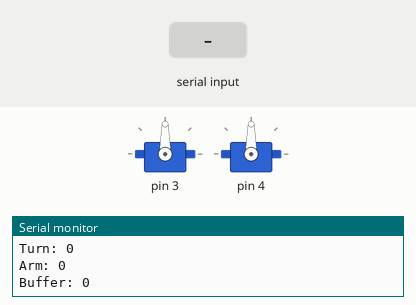
A sketch run on a simulated Arduino Leonardo, built with avr-gcc and run on an emulated ATmega32U4. Shown: 2 × servo, the last lines printed to the serial monitor. Inputs (shaded band) come from the test bench.

Above: at 1.2 s.
1.3 s: byte 90 received over Serial
At 2.0 s:
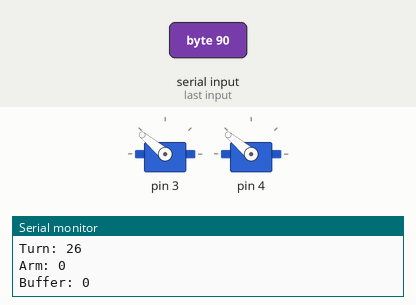
2.8 s: byte 120 received over Serial
At 4.2 s:
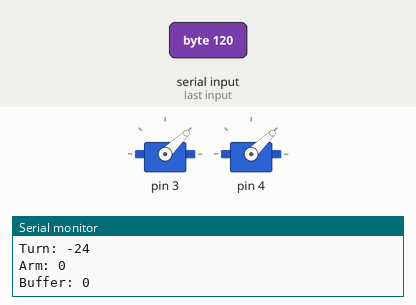
Timing chart, 0 to 5.8 s (numbered marks = the images above; inputs shaded):
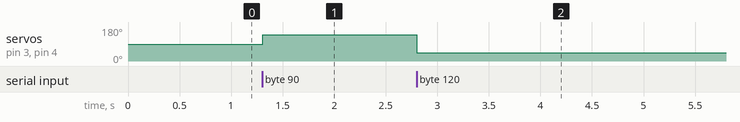

Measured:
- after the input at 1.3 s, servo on pin 3, servo on pin 4: 90° → 140° at once
- after the input at 2.8 s, servo on pin 3, servo on pin 4: 140° → 44° at once

The sketch:

StackingRobot.ino
```cpp
#include <SoftwareSerial.h>
#include <Wire.h>
#include <Servo.h>

void ReceiveComm();
void SendComm();
void Actuate();
void SendMicroCommand();
int Read2CByte(int input);
int Write2CByte(int input);

// State Variables
int is_disabled;
int motor_power;
int turn_power;
int arm_power;

// Servos
Servo *left, *right;

// Timers
long int micro_timer, print_timer, watchdog_timer;

SoftwareSerial blue_serial(9, 10);

 void setup(){
   micro_timer = millis();
   print_timer = millis();
   watchdog_timer = millis();

   Serial.begin(9600);
   Serial1.begin(9600);
   blue_serial.begin(9600);

   left = new Servo();
   right = new Servo();
   left->attach(3);
   right->attach(4);

 }

 void loop(){

   if(millis() - watchdog_timer > 200)
   {
     is_disabled = 0;
   }

   ReceiveComm();

   if(millis() - print_timer > 100){
     SendComm();
     print_timer = millis();
   }

   Actuate();

   delay(10);

 }

 void ReceiveComm(){
   if(Serial.available() > 0){
     int data = Serial.read();
     delay(1);

     // Decode the command
     if((data & 128) && (data & 64)){
       // Motor Command
       motor_power = data & 31;
       if(data & 32){ motor_power = -motor_power; }
     }
     if(!(data & 128) && (data & 64)){
       // Turn Command
       turn_power = data & 31;
       if(data & 32){ turn_power = -turn_power; }
     }
     if((data & 128) && !(data & 64)){
       // Arm Command
       arm_power = data & 31;
       if(data & 32){ arm_power = -arm_power; }
     }

     // Received data, so feed the watchdog
     is_disabled = 0;
     watchdog_timer = millis();
   }

   if(blue_serial.available() > 0){
     int data = blue_serial.read();
     delay(1);

     // Decode the command
     if((data & 128) && (data & 64)){
       // Motor Command
       motor_power = data & 31;
       if(data & 32){ motor_power = -motor_power; }
     }
     if(!(data & 128) && (data & 64)){
       // Turn Command
       turn_power = data & 31;
       if(data & 32){ turn_power = -turn_power; }
     }
     if((data & 128) && !(data & 64)){
       // Arm Command
       arm_power = data & 31;
       if(data & 32){ arm_power = -arm_power; }
     }

     // Received data, so feed the watchdog
     is_disabled = 0;
     watchdog_timer = millis();
   }
 }

 void SendComm(){
   Serial.print("Motor: ");
   Serial.println(motor_power);
   Serial.print("Turn: ");
   Serial.println(turn_power);
   Serial.print("Arm: ");
   Serial.println(arm_power);
   Serial.print("Buffer: ");
   Serial.println(blue_serial.available());
   if(motor_power != 0){
   blue_serial.print("Motor: ");
   blue_serial.println(motor_power);}
   if(turn_power != 0){
   blue_serial.print("Turn: ");
   blue_serial.println(turn_power);}
   if(arm_power != 0){
   blue_serial.print("Arm: ");
   blue_serial.println(arm_power);}
   blue_serial.print("Buffer: ");
   blue_serial.println(blue_serial.available());
 }

 void Actuate(){

   if(is_disabled){
     motor_power = 0;
     arm_power = 0;
     turn_power = 0;
   }

   SendMicroCommand();

   left->write(90 + (int)(turn_power * 60.0 / 31.0));
   right->write(90 + (int)(turn_power * 60.0 / 31.0));

 }

 void SendMicroCommand(){
  if(millis() - micro_timer < 50)
  {
    // Not time to send a new command yet
    return;
  }
  micro_timer = millis();

  int motor_data = abs(2*motor_power);
  if(motor_power < 0) { motor_data |= 64; }
  int arm_data = abs(2*arm_power);
  if(arm_power < 0) { arm_data |= 64; }

  motor_data += 128;

  Serial1.write(motor_data);
  Serial1.write(arm_data);
 }

 int Read2CByte(int input){
   return 0;
 }

 int Write2CByte(int input){
   return 0;
 }
```
